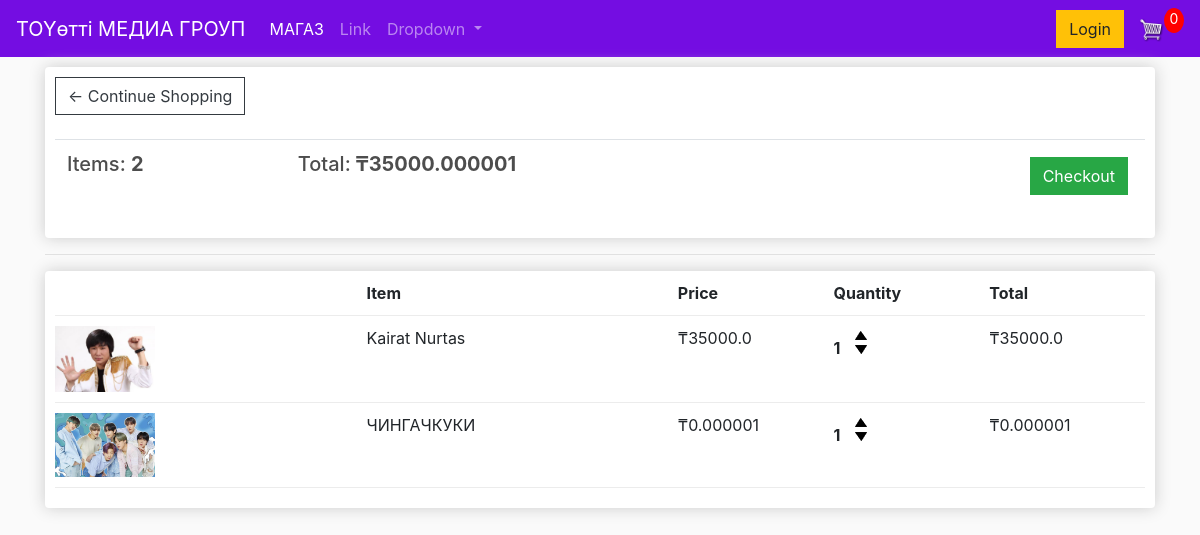
The app's page /cart/ (signed in) with its own data.
### store/models.py (models this page shows, shortened)
class Order(models.Model):
    customer = models.ForeignKey(Customer, on_delete=models.SET_NULL, null = True, blank = True)
    date_ordered = models.DateTimeField(auto_now_add=True)
    complete = models.BooleanField(default=False, null = True, blank = False)
    transaction_id = models.CharField(max_length=200, null=True)
    @property
    def get_cart_total(self):
        orderitems = self.orderitem_set.all()
        total = sum([item.get_total for item in orderitems])
        return total
    @property
    def get_cart_items(self):
        orderitems = self.orderitem_set.all()
        total = sum([item.quantity for item in orderitems])
        return total

class OrderItem(models.Model):
    product = models.ForeignKey(Product, on_delete=models.SET_NULL, null=True, blank=True)
    order = models.ForeignKey(Order, on_delete=models.SET_NULL, null=True, blank=True)
    quantity = models.IntegerField(default=0, null=True, blank=True)
    date_added = models.DateTimeField(auto_now_add=True)
    @property
    def get_total(self):
        total = self.product.price * self.quantity
        return total

class Product(models.Model):
    name = models.CharField(max_length=200, null=True)
    price = models.FloatField()
    image = models.ImageField(null = True, blank = True)

### store/views.py (the view)
# urls.py: path('cart/', views.cart, name='cart'),
def cart(request):
    if request.user.is_authenticated:
        customer = request.user.customer
        order, created = Order.objects.get_or_create(customer=customer, complete=False)
        items = order.orderitem_set.all()
    else:
        items = []
        order = {'get_cart_total':0, 'get_cart_items':0}
    context = {'items':items, 'order':order}
    return render(request, 'store/cart.html', context)

### store/templates/store/cart.html
{% extends 'store/main.html' %}
{% load static %}
{% block content %}
<div class="row">
    <div class="col-lg-12">
        <div class="box-element">
            <a class="btn btn-outline-dark" href="{% url 'store' %}">&#x2190; Continue Shopping</a>
            <br>
            <br>
            <table class="table">
                <tr>
                    <th><h5>Items: <strong>{{order.get_cart_items}}</strong></h5></th>
                    <th><h5>Total:<strong> ₸{{order.get_cart_total}}</strong></h5></th>
                    <th>
                        <a style="float:right; margin:5px;" class="btn btn-success"
                           href="{% url 'checkout' %}">Checkout</a>
                    </th>
                </tr>
            </table>
        </div>
    </div>
</div>
<hr>
<div class="box-element">
	<div class="cart-row">
		<div style="flex:2"></div>
		<div style="flex:2"><strong>Item</strong></div>
		<div style="flex:1"><strong>Price</strong></div>
		<div style="flex:1"><strong>Quantity</strong></div>
		<div style="flex:1"><strong>Total</strong></div>
	</div>
	{% for item in items %}
	<div class="cart-row">
		<div style="flex:2"><img class="row-image" src="{{ item.product.image.url }}"></div>
		<div style="flex:2"><p>{{ item.product.name }}</p></div>
		<div style="flex:1"><p>₸{{ item.product.price }}</p></div>
		<div style="flex:1">
			<p class="quantity">{{item.quantity}}</p>
			<div class="quantity">
				<img class="chg-quantity" src="{% static  'images/up.png' %}">
				<img class="chg-quantity" src="{% static  'images/down.png' %}">
			</div>
		</div>
		<div style="flex:1"><p>₸{{item.get_total}}</p></div>
	</div>
	{% endfor %}
{% endblock content %}

### static/css/main.css (style rules this page uses)
body { background-color: hsl(0, 0%, 98%); }
h1,h2,h3,h4,h5,h6 { color:hsl(0, 0%, 30%); }
.box-element { box-shadow:hsl(0, 0%, 80%) 0 0 16px; background-color: white; border-radius: 4px; padding: 10px; }
.col-lg-4, .col-lg-6, .col-lg-8, .col-lg-12 { margin-top: 10px; }
.btn { border-radius: 0; }
.row-image { width: 100px; }
.cart-row { display: flex; align-items: flex-stretch; padding-bottom: 10px; margin-bottom: 10px; border-bottom: 1px solid #ececec; }
.quantity { display: inline-block; font-weight: 700; padding-right:10px; }
.chg-quantity { width: 12px; cursor: pointer; display: block; margin-top: 5px; transition:.1s; }

### records on screen
Order: get_cart_items "2", get_cart_total "35000.000001"
OrderItem: product.image (picture), product.name "Kairat Nurtas", product.price "35000.0", quantity "1", get_total "35000.0"
OrderItem: product.image (picture), product.name "ЧИНГАЧКУКИ", product.price "0.000001", quantity "1", get_total "0.000001"
